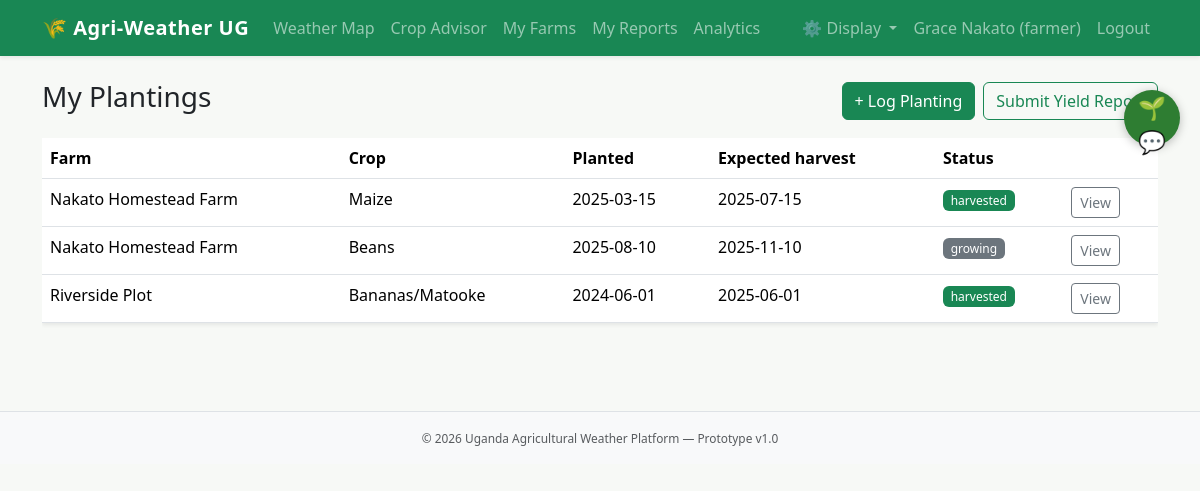
Screenshot of /public/reports/list.php (signed in) with the database file from the repository.
### tables this page shows
CREATE TABLE plantings (
  id INT AUTO_INCREMENT PRIMARY KEY,
  farm_id INT NOT NULL,
  crop_id INT NOT NULL,
  planting_date DATE,
  transplant_date DATE,
  expected_harvest_date DATE,
  status ENUM('growing','harvested','failed') DEFAULT 'growing',
  created_at TIMESTAMP DEFAULT CURRENT_TIMESTAMP,
  FOREIGN KEY (farm_id) REFERENCES farms(id),
  FOREIGN KEY (crop_id) REFERENCES crops(id)
);

CREATE TABLE farms (
  id INT AUTO_INCREMENT PRIMARY KEY,
  user_id INT NOT NULL,
  name VARCHAR(150) NOT NULL,
  district VARCHAR(100),
  sub_county VARCHAR(100),
  latitude DECIMAL(9,6),
  longitude DECIMAL(9,6),
  size_acres DECIMAL(8,2),
  soil_type VARCHAR(50),
  irrigation_type VARCHAR(50),
  created_at TIMESTAMP DEFAULT CURRENT_TIMESTAMP,
  FOREIGN KEY (user_id) REFERENCES users(id)
);

CREATE TABLE crops (
  id INT AUTO_INCREMENT PRIMARY KEY,
  name VARCHAR(100) NOT NULL,
  scientific_name VARCHAR(150),
  category ENUM('food','cash','both') DEFAULT 'food',
  min_rain_mm INT, max_rain_mm INT,
  min_temp_c DECIMAL(4,1), max_temp_c DECIMAL(4,1),
  preferred_soil VARCHAR(150),
  planting_season VARCHAR(100),
  planting_window VARCHAR(100),
  days_to_maturity INT,
  best_transplant_time VARCHAR(150),
  best_watering_time VARCHAR(150),
  common_pests TEXT,
  common_diseases TEXT,
  notes TEXT,
  status ENUM('active','pending','inactive') DEFAULT 'active',
  created_at TIMESTAMP DEFAULT CURRENT_TIMESTAMP
);

### app/helpers/auth.php (called while the page is built, shortened)
<?php
function current_user() {
    return $_SESSION['user'] ?? null;
}

### app/models/Planting.php (called while the page is built, shortened)
<?php
class Planting {
    public static function forFarmer(PDO $pdo, int $userId): array {
        $stmt = $pdo->prepare("SELECT p.*, f.name as farm_name, c.name as crop_name
            FROM plantings p JOIN farms f ON p.farm_id = f.id JOIN crops c ON p.crop_id = c.id
            WHERE f.user_id = ? ORDER BY p.created_at DESC");
        $stmt->execute([$userId]);
        return $stmt->fetchAll();
    }
}

### public/reports/list.php (the view, shortened to what this page needs)
<?php
require_once __DIR__ . '/../../app/config/db.php';
require_once __DIR__ . '/../../app/helpers/auth.php';
require_once __DIR__ . '/../../app/models/Planting.php';
$user = current_user();
$plantings = Planting::forFarmer($pdo, $user['id']);
require __DIR__ . '/../../app/helpers/header.php';
?>
<div class="d-flex justify-content-between align-items-center mb-3">
  <h3>My Plantings</h3>
  <div><a href="<?= BASE_URL ?>/reports/plant.php" class="btn btn-success me-2">+ Log Planting</a><a href="<?= BASE_URL ?>/reports/yield.php" class="btn btn-outline-success">Submit Yield Report</a></div>
</div>
<?php if (empty($plantings)): ?>
  <div class="alert alert-info">No plantings logged yet.</div>
<?php else: ?>
<div class="table-responsive"><table class="table table-hover bg-white shadow-sm">
<thead><tr><th>Farm</th><th>Crop</th><th>Planted</th><th>Expected harvest</th><th>Status</th><th></th></tr></thead>
<tbody>
<?php foreach ($plantings as $p): ?>
<tr>
  <td><?= htmlspecialchars($p['farm_name']) ?></td>
  <td><?= htmlspecialchars($p['crop_name']) ?></td>
  <td><?= htmlspecialchars($p['planting_date']) ?></td>
  <td><?= htmlspecialchars($p['expected_harvest_date']) ?></td>
  <td><span class="badge bg-<?= $p['status']=='harvested'?'success':($p['status']=='failed'?'danger':'secondary') ?>"><?= htmlspecialchars($p['status']) ?></span></td>
  <td><a href="<?= BASE_URL ?>/reports/view.php?id=<?= $p['id'] ?>" class="btn btn-sm btn-outline-secondary">View</a></td>
</tr>
<?php endforeach; ?>
</tbody></table></div>
<?php endif; ?>
<?php require __DIR__ . '/../../app/helpers/footer.php'; ?>

### app/helpers/header.php (shortened to what this page needs)
<?php
require_once __DIR__ . '/auth.php';
$user = current_user();
?>
<!DOCTYPE html>
<html lang="en">
<head>
<link href="https://cdn.jsdelivr.net/npm/bootstrap@5.3.3/dist/css/bootstrap.min.css" rel="stylesheet">
<link href="<?= BASE_URL ?>/assets/css/style.css" rel="stylesheet">
</head>
<body>
<nav class="navbar navbar-expand-lg navbar-dark bg-success shadow-sm">
  <div class="container">
    <a class="navbar-brand fw-bold" href="<?= BASE_URL ?>/index.php">🌾 Agri-Weather UG</a>
    <div class="collapse navbar-collapse" id="nav">
      <ul class="navbar-nav me-auto">
        <li class="nav-item"><a class="nav-link" href="<?= BASE_URL ?>/map.php">Weather Map</a></li>
        <?php if ($user): ?>
        <li class="nav-item"><a class="nav-link" href="<?= BASE_URL ?>/recommend.php">Crop Advisor</a></li>
        <li class="nav-item"><a class="nav-link" href="<?= BASE_URL ?>/farms/list.php">My Farms</a></li>
        <li class="nav-item"><a class="nav-link" href="<?= BASE_URL ?>/reports/list.php">My Reports</a></li>
        <li class="nav-item"><a class="nav-link" href="<?= BASE_URL ?>/analytics/index.php">Analytics</a></li>
        <?php endif; ?>
      </ul>
      <ul class="navbar-nav align-items-lg-center">
        <li class="nav-item dropdown">
          <a class="nav-link dropdown-toggle" href="#" id="displaySettingsToggle" role="button" data-bs-toggle="dropdown" aria-expanded="false" title="Display settings">
            ⚙️ Display
          </a>
        </li>
        <?php if ($user): ?>
          <li class="nav-item"><a class="nav-link" href="<?= BASE_URL ?>/dashboard.php"><?= htmlspecialchars($user['full_name']) ?> (<?= htmlspecialchars($user['role']) ?>)</a></li>
          <li class="nav-item"><a class="nav-link" href="<?= BASE_URL ?>/logout.php">Logout</a></li>
        <?php else: ?>
          <li class="nav-item"><a class="nav-link" href="<?= BASE_URL ?>/login.php">Login</a></li>
          <li class="nav-item"><a class="nav-link" href="<?= BASE_URL ?>/register.php">Register</a></li>
        <?php endif; ?>
      </ul>
    </div>
  </div>
</nav>
<main class="container py-4">

### app/helpers/footer.php (shortened to what this page needs)
</main>
<footer class="bg-light text-center text-muted py-3 mt-5 border-top">
  <div class="container">
    <small>&copy; <?= date('Y') ?> Uganda Agricultural Weather Platform &mdash; Prototype v1.0</small>
  </div>
</footer>
</body>
</html>

### public/assets/css/style.css (style rules this page uses)
body { background-color: #f7f9f6; }
.navbar-brand { letter-spacing: 0.5px; }
footer { font-size: 0.85rem; }
.badge { font-weight: 500; }
table th { font-weight: 600; color: #444; }
:root { --agri-bg: #f7f9f6; }
body { background-color: var(--agri-bg); }
#displaySettingsToggle { cursor: pointer; }

### rows the page displays
plantings: farm.name "Nakato Homestead Farm", crop.name "Maize", planting_date "2025-03-15", expected_harvest_date "2025-07-15", status "harvested"
plantings: farm.name "Nakato Homestead Farm", crop.name "Beans", planting_date "2025-08-10", expected_harvest_date "2025-11-10", status "growing"
plantings: farm.name "Riverside Plot", crop.name "Bananas/Matooke", planting_date "2024-06-01", expected_harvest_date "2025-06-01", status "harvested"

### other values shown
$user['full_name'] "Grace Nakato"
$user['role'] "farmer"
